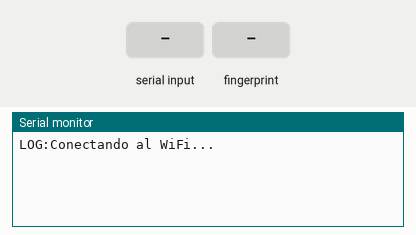
Recording of a program running on a simulated ESP32. Shown: the last lines printed to the serial monitor. The inputs (shaded band) are chosen by the test bench. WiFi joins after 1.5 s; servers stay silent unless stated.

Above: at 1.2 s.
1.3 s: "PING\n" received over Serial
At 1.46 s:
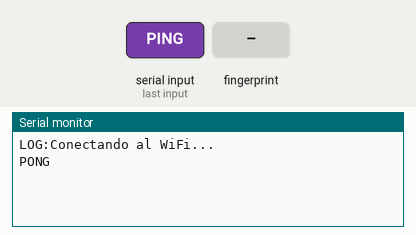
3.0 s: "ENROLL:\n" received over Serial
At 4.2 s:
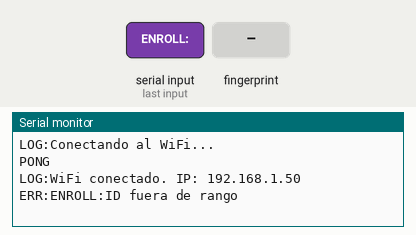
4.5 s: "MATCH\n" received over Serial
At 5.4 s:
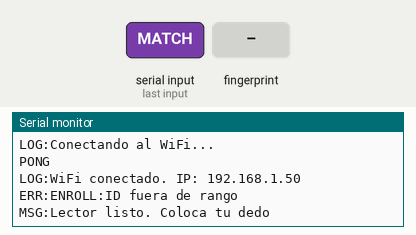
6.0 s: finger stored as number 1 placed on the sensor
At 6.9 s:
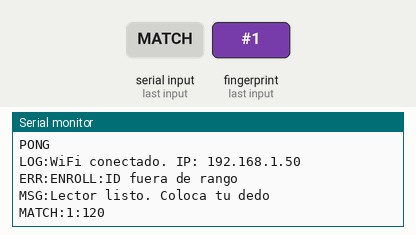
7.9 s: "CANCEL\n" received over Serial
At 9.2 s:
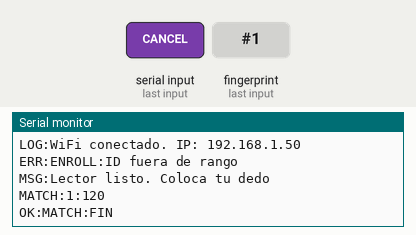
9.5 s: "ENROLL:90\n" received over Serial
At 10.4 s:
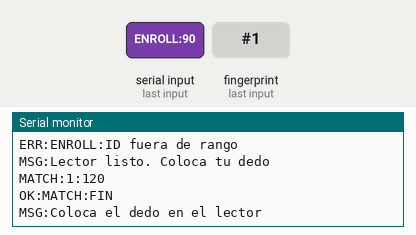

Measured:
- after the input at 1.3 s, the serial monitor: prints a new line at once (image 1)
- after the input at 3.0 s, the serial monitor: prints a new line at once (image 2)
- after the input at 4.5 s, the serial monitor: prints a new line at once (image 3)
- after the input at 6.0 s, the serial monitor: prints a new line after 0.40 s (image 4)
- after the input at 7.9 s, the serial monitor: prints a new line after 0.11 s (image 5)
- after the input at 9.5 s, the serial monitor: prints a new line at once (image 6)

The program:

main.cpp
```cpp
/*
  Puente ESP32 <-> AS608 para GestorLocal (WiFi por router + USB).

  Cableado (UART2 de la ESP32):
    AS608 TX  -> GPIO16 (RX2)
    AS608 RX  -> GPIO17 (TX2)
    AS608 VCC -> 3.3V
    AS608 GND -> GND

  Canales: si hay un cliente TCP conectado y autenticado se responde por WiFi;
  si no, por el puerto USB. Mismo protocolo en ambos (texto, una línea por mensaje):
    PC -> ESP32:  AUTH:<clave> (solo WiFi) | PING | ENROLL:<id> | MATCH | CANCEL
    ESP32 -> PC:  OK:AUTH | ERR:AUTH | PONG | PONG:SIN_SENSOR | MSG:<texto>
                  OK:ENROLL:<id> | ERR:ENROLL:<motivo>
                  MATCH:<id>:<confianza> | NOMATCH | OK:MATCH:FIN

  Descubrimiento: el PC envía "HUELLA?" por UDP (broadcast) y la ESP32 responde
  "HUELLA!<puerto>" desde su IP, así el PC la encuentra sin conocer la IP.
*/
#include <Arduino.h>
#include <WiFi.h>
#include <WiFiUdp.h>
#include <Adafruit_Fingerprint.h>
#include "config.h"

#define SENSOR_RX 16
#define SENSOR_TX 17
#define TIMEOUT_DEDO 15000   // ms esperando que pongan/quiten el dedo

HardwareSerial sensorSerial(2);
Adafruit_Fingerprint finger(&sensorSerial);

WiFiServer servidor(PUERTO_TCP);
WiFiClient cliente;
WiFiUDP udp;
Stream* io = &Serial;            // canal activo (USB o WiFi)
Stream* ioAnterior = &Serial;
bool autenticado = false;
bool redIniciada = false;
unsigned long ultimoIntentoWifi = 0;
String bufferLinea;

// Lee una línea del canal activo sin bloquear. true si llegó una línea completa.
bool leerLinea(String &salida) {
  while (io->available()) {
    char c = io->read();
    if (c == '\n') {
      salida = bufferLinea;
      salida.trim();
      bufferLinea = "";
      return true;
    }
    if (c != '\r') bufferLinea += c;
  }
  return false;
}

// true si el PC pidió cancelar o si se perdió la conexión WiFi.
bool cancelado() {
  if (io != (Stream*)&Serial && !cliente.connected()) return true;
  String l;
  while (leerLinea(l)) {
    if (l == "CANCEL") return true;
  }
  return false;
}

// Espera un dedo y lo convierte en características en el buffer 1 o 2.
const char* capturar(uint8_t buffer) {
  unsigned long t0 = millis();
  while (finger.getImage() != FINGERPRINT_OK) {
    if (cancelado()) return "cancelado";
    if (millis() - t0 > TIMEOUT_DEDO) return "tiempo agotado";
    delay(50);
  }
  if (finger.image2Tz(buffer) != FINGERPRINT_OK) return "imagen de mala calidad, intenta de nuevo";
  return nullptr;
}

const char* esperarSinDedo() {
  unsigned long t0 = millis();
  while (finger.getImage() != FINGERPRINT_NOFINGER) {
    if (cancelado()) return "cancelado";
    if (millis() - t0 > TIMEOUT_DEDO) return "tiempo agotado";
    delay(50);
  }
  return nullptr;
}

void fallo(const char* motivo) {
  io->print("ERR:ENROLL:");
  io->println(motivo);
}

void enrolar(uint8_t id) {
  const char* err;

  io->println("MSG:Coloca el dedo en el lector");
  if ((err = capturar(1))) { fallo(err); return; }

  // Evita que la misma huella quede guardada en dos usuarios distintos
  if (finger.fingerFastSearch() == FINGERPRINT_OK && finger.fingerID != id) {
    fallo("esa huella ya está registrada en otro usuario");
    return;
  }

  io->println("MSG:Retira el dedo");
  if ((err = esperarSinDedo())) { fallo(err); return; }

  io->println("MSG:Coloca el mismo dedo otra vez");
  if ((err = capturar(2))) { fallo(err); return; }

  if (finger.createModel() != FINGERPRINT_OK) { fallo("las dos lecturas no coinciden"); return; }
  if (finger.storeModel(id) != FINGERPRINT_OK) { fallo("no se pudo guardar en el lector"); return; }

  io->print("OK:ENROLL:");
  io->println(id);
}

// Modo asistencia: queda escuchando hasta recibir CANCEL (o perder la conexión).
void emparejar() {
  io->println("MSG:Lector listo. Coloca tu dedo");
  while (true) {
    if (cancelado()) { io->println("OK:MATCH:FIN"); return; }
    if (finger.getImage() != FINGERPRINT_OK) { delay(50); continue; }

    if (finger.image2Tz(1) == FINGERPRINT_OK && finger.fingerFastSearch() == FINGERPRINT_OK) {
      io->print("MATCH:");
      io->print(finger.fingerID);
      io->print(":");
      io->println(finger.confidence);
    } else {
      io->println("NOMATCH");
    }

    // Espera a que retire el dedo antes de volver a leer
    while (finger.getImage() != FINGERPRINT_NOFINGER) {
      if (cancelado()) { io->println("OK:MATCH:FIN"); return; }
      delay(50);
    }
  }
}

// Arranca el servidor TCP y el descubrimiento UDP cuando hay WiFi; reintenta si se cae.
void mantenerWifi() {
  if (WiFi.status() == WL_CONNECTED) {
    if (!redIniciada) {
      servidor.begin();
      udp.begin(PUERTO_DESCUBRIMIENTO);
      redIniciada = true;
      Serial.print("LOG:WiFi conectado. IP: ");
      Serial.println(WiFi.localIP());
    }
  } else if (millis() - ultimoIntentoWifi > 10000) {
    ultimoIntentoWifi = millis();
    Serial.println("LOG:Sin WiFi, reintentando...");
    WiFi.reconnect();
  }
}

// Responde a "HUELLA?" para que el PC encuentre la IP de la ESP32.
void responderDescubrimiento() {
  if (!redIniciada) return;
  if (udp.parsePacket() <= 0) return;
  char buf[16] = {0};
  udp.read(buf, sizeof(buf) - 1);
  if (strcmp(buf, "HUELLA?") == 0) {
    udp.beginPacket(udp.remoteIP(), udp.remotePort());
    udp.print("HUELLA!");
    udp.print(PUERTO_TCP);
    udp.endPacket();
  }
}

void setup() {
  Serial.begin(115200);
  sensorSerial.begin(57600, SERIAL_8N1, SENSOR_RX, SENSOR_TX);
  WiFi.mode(WIFI_STA);
  WiFi.setHostname("lector-huella");
  WiFi.setSleep(false);              // más estable y con menos latencia
  WiFi.setAutoReconnect(true);
  WiFi.begin(WIFI_SSID, WIFI_CLAVE);
  Serial.println("LOG:Conectando al WiFi...");
}

void loop() {
  mantenerWifi();
  responderDescubrimiento();

  // Un cliente nuevo reemplaza al anterior (evita conexiones colgadas)
  if (redIniciada) {
    WiFiClient nuevo = servidor.available();
    if (nuevo) {
      if (cliente) cliente.stop();
      cliente = nuevo;
      autenticado = false;
      bufferLinea = "";
    }
  }

  bool porRed = cliente && cliente.connected();
  io = porRed ? (Stream*)&cliente : (Stream*)&Serial;
  if (io != ioAnterior) { bufferLinea = ""; ioAnterior = io; }

  String l;
  if (!leerLinea(l)) { delay(2); return; }

  // Por WiFi, el primer mensaje debe ser la clave
  if (porRed && !autenticado) {
    if (l == String("AUTH:") + TOKEN_LECTOR) {
      autenticado = true;
      io->println("OK:AUTH");
    } else {
      io->println("ERR:AUTH");
      cliente.stop();
    }
    return;
  }

  if (l == "PING") {
    io->println(finger.verifyPassword() ? "PONG" : "PONG:SIN_SENSOR");
  } else if (l.startsWith("ENROLL:")) {
    int id = l.substring(7).toInt();
    if (id < 1 || id > 127) fallo("ID fuera de rango");
    else enrolar((uint8_t)id);
  } else if (l == "MATCH") {
    emparejar();
  }
}
```

config.h
```cpp
#pragma once
// Configuración de red. NO subas este archivo a un repositorio público.

#define WIFI_SSID    "CABLE-MIGUEL-Y-SOFIA"            // nombre de la red del router (2.4 GHz)
#define WIFI_CLAVE   "Anas1985"     // clave de la red
#define TOKEN_LECTOR "12345678"      // debe ser IGUAL a CLAVE_WIFI en huella.py
#define PUERTO_TCP   8080            // = PUERTO_WIFI en huella.py
#define PUERTO_DESCUBRIMIENTO 8081   // = PUERTO_DESCUBRIMIENTO en huella.py
```
